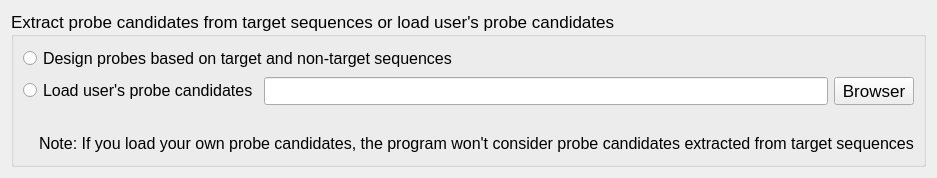
<?xml version="1.0" encoding="UTF-8"?>
<ui version="4.0">
 <class>ProbeGetCandidatePage</class>
 <widget class="QWizardPage" name="ProbeGetCandidatePage">
  <property name="geometry">
   <rect>
    <x>0</x>
    <y>0</y>
    <width>836</width>
    <height>178</height>
   </rect>
  </property>
  <property name="windowTitle">
   <string>Extract/Load Probe Candidates</string>
  </property>
  <property name="title">
   <string>Extract/Load Probe Candidates</string>
  </property>
  <layout class="QGridLayout" name="gridLayout_2">
   <item row="0" column="0">
    <widget class="QGroupBox" name="groupBox">
     <property name="font">
      <font>
       <pointsize>13</pointsize>
      </font>
     </property>
     <property name="title">
      <string>Extract probe candidates from target sequences or load user's probe candidates:</string>
     </property>
     <layout class="QGridLayout" name="gridLayout">
      <item row="2" column="0">
       <layout class="QHBoxLayout" name="horizontalLayout_2">
        <item>
         <widget class="QLabel" name="label_2">
          <property name="sizePolicy">
           <sizepolicy hsizetype="Fixed" vsizetype="Fixed">
            <horstretch>0</horstretch>
            <verstretch>0</verstretch>
           </sizepolicy>
          </property>
          <property name="textFormat">
           <enum>Qt::AutoText</enum>
          </property>
          <property name="pixmap">
           <pixmap resource="PRISE.qrc">:/new/prefix1/images/exclamation.bmp</pixmap>
          </property>
         </widget>
        </item>
        <item>
         <widget class="QLabel" name="label">
          <property name="font">
           <font>
            <pointsize>12</pointsize>
           </font>
          </property>
          <property name="text">
           <string>Note: If you load your own probe candidates, the program won't consider probe candidates extracted from target sequences</string>
          </property>
         </widget>
        </item>
       </layout>
      </item>
      <item row="0" column="0">
       <layout class="QVBoxLayout" name="verticalLayout">
        <item>
         <widget class="QRadioButton" name="radioButton_designByInput">
          <property name="font">
           <font>
            <pointsize>12</pointsize>
           </font>
          </property>
          <property name="text">
           <string>Design probes based on target and non-target sequences</string>
          </property>
         </widget>
        </item>
        <item>
         <layout class="QHBoxLayout" name="horizontalLayout">
          <item>
           <widget class="QRadioButton" name="radioButton_loadCands">
            <property name="font">
             <font>
              <pointsize>12</pointsize>
             </font>
            </property>
            <property name="text">
             <string>Load user's probe candidates</string>
            </property>
           </widget>
          </item>
          <item>
           <widget class="QLineEdit" name="lineEdit_CandFilename"/>
          </item>
          <item>
           <widget class="QPushButton" name="pushButton_browseCandFile">
            <property name="text">
             <string>Browser</string>
            </property>
           </widget>
          </item>
         </layout>
        </item>
       </layout>
      </item>
      <item row="1" column="0">
       <spacer name="horizontalSpacer">
        <property name="orientation">
         <enum>Qt::Horizontal</enum>
        </property>
        <property name="sizeHint" stdset="0">
         <size>
          <width>40</width>
          <height>20</height>
         </size>
        </property>
       </spacer>
      </item>
     </layout>
     <zorder></zorder>
     <zorder>horizontalSpacer</zorder>
    </widget>
   </item>
  </layout>
 </widget>
 <resources>
  <include location="PRISE.qrc"/>
 </resources>
 <connections>
  <connection>
   <sender>pushButton_browseCandFile</sender>
   <signal>clicked()</signal>
   <receiver>ProbeGetCandidatePage</receiver>
   <slot>browseCandidatesFile()</slot>
   <hints>
    <hint type="sourcelabel">
     <x>410</x>
     <y>66</y>
    </hint>
    <hint type="destinationlabel">
     <x>452</x>
     <y>68</y>
    </hint>
   </hints>
  </connection>
 </connections>
 <slots>
  <slot>browseCandidatesFile()</slot>
 </slots>
</ui>
